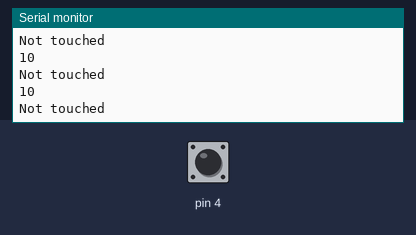
The sketch below on a simulated Arduino Uno, built with avr-gcc and run on an emulated ATmega328P. On the bench: the last lines printed to the serial monitor. Inputs (shaded band) come from the test bench; at power-on: pin 4 HIGH.

Above: at 1.2 s.
1.3 s: pin 4 pulled LOW for 0.15 s
At 1.35 s:
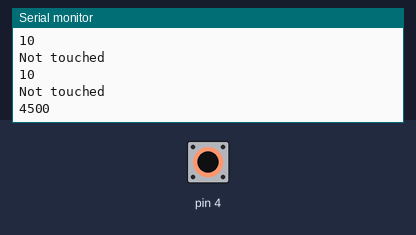
2.9 s: pin 4 pulled LOW for 1 s
At 3.11 s:
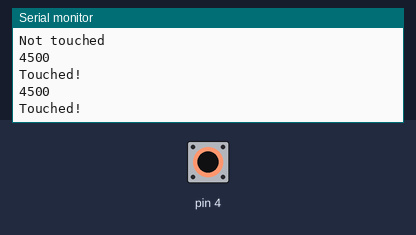

The sketch:

CapacitanceToucheTest.ino
```cpp
#include <CapacitiveSensor.h>

// Create a CapacitiveSensor object with sendPin (2) and receivePin (4)
CapacitiveSensor capSensor = CapacitiveSensor(2, 4);

void setup() {
  // Begin serial communication
  Serial.begin(9600);
}

void loop() {
  // Read capacitance value from the sensor
  long sensorValue = capSensor.capacitiveSensor(30);  // 30 is the number of samples

  // Print the sensor value to the serial monitor
  Serial.println(sensorValue);

  // Check if a touch is detected
  if (sensorValue > 1000) {  // Adjust threshold value based on testing
    Serial.println("Touched!");
  } else {
    Serial.println("Not touched");
  }

  // Small delay to make readings more stable
  delay(100);
}
```

Measured:
- after the input at 1.3 s, the serial monitor: prints a new line after 0.05 s (image 1)
